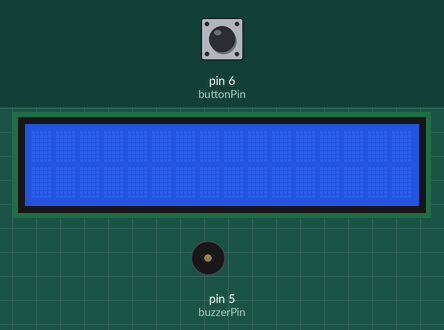
Recording of a sketch running on a simulated Arduino Uno, built with avr-gcc and run on an emulated ATmega328P. Shown: 16×2 character LCD, buzzer (waves = sounding). Inputs (shaded band) come from the test bench; at power-on: pin 6 (buttonPin) HIGH. What the sketch prints to the serial monitor is not drawn.

Above: at 1.2 s.
1.3 s: pin 6 (buttonPin) pulled LOW for 0.15 s
At 3.0 s:
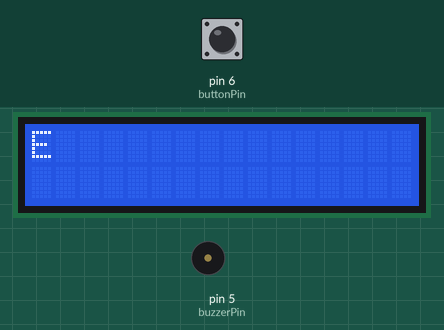
3.5 s: pin 6 (buttonPin) pulled LOW for 0.15 s
At 4.8 s:
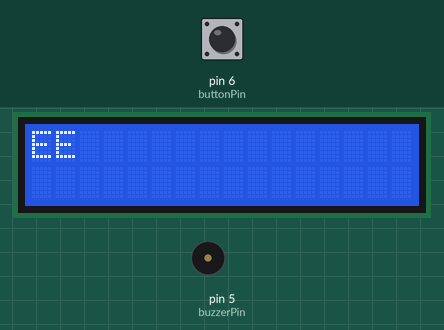
5.7 s: pin 6 (buttonPin) pulled LOW for 0.15 s
At 7.6 s:
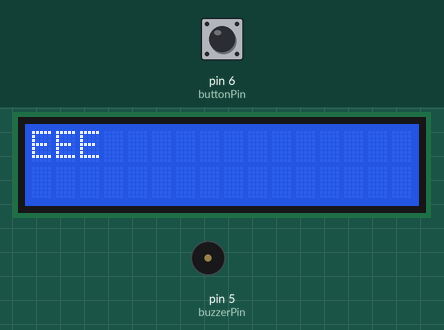
7.9 s: pin 6 (buttonPin) pulled LOW for 0.15 s
At 9.3 s:
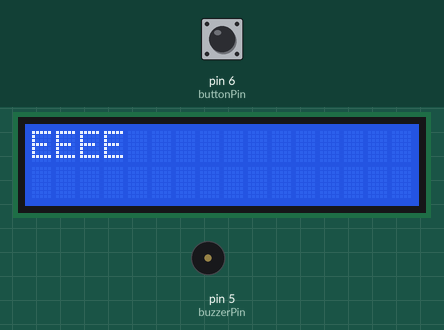
10.1 s: pin 6 (buttonPin) pulled LOW for 0.15 s
At 12.0 s:
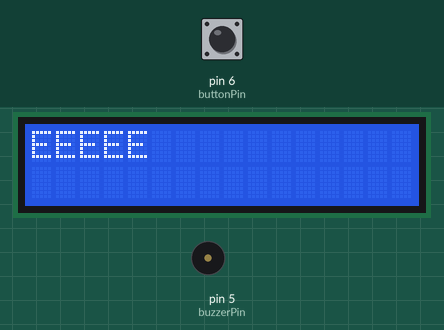
12.3 s: pin 6 (buttonPin) pulled LOW for 0.15 s
At 13.8 s:
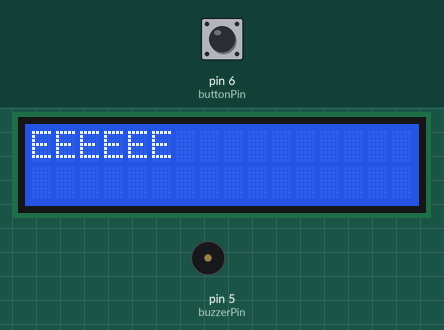
Timing chart, 0 to 15.3 s (numbered marks = the images above; inputs shaded):
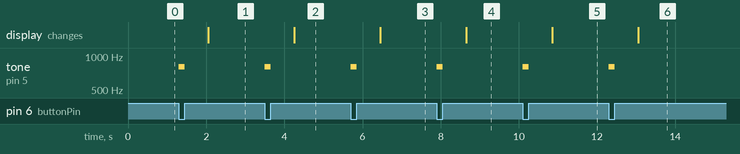

The sketch:

Morse-Bond-Code.ino
```cpp
#include <LiquidCrystal.h>

/* the duration of a dot is the reference unit of time
 * dash is three times the duration of a dot
 * time between dots and dashes within a character is the duration of a dot
 * time between characters is three times the duration of a dot
 * time between words must be seven times the duration of a dot
 */

const char CLEAR = 0;
const char DOT = 1;
const char DASH = 2;
const char alphabet[26][6] = {
  { 'A', DOT, DASH, CLEAR, CLEAR, CLEAR},
  { 'B', DASH, DOT, DOT, DOT, CLEAR},
  { 'C', DASH, DOT, DASH, DOT, CLEAR},
  { 'D', DASH, DOT, DOT, CLEAR, CLEAR},
  { 'E', DOT, CLEAR, CLEAR, CLEAR, CLEAR},
  { 'F', DOT, DOT, DASH, DOT, CLEAR},
  { 'G', DASH, DASH, DOT, CLEAR, CLEAR},
  { 'H', DOT, DOT, DOT, DOT, CLEAR},
  { 'I', DOT, DOT, CLEAR, CLEAR, CLEAR},
  { 'J', DOT, DASH, DASH, DASH, CLEAR},
  { 'K', DASH, DOT, DASH, CLEAR, CLEAR},
  { 'L', DOT, DASH, DOT, DOT, CLEAR},
  { 'M', DASH, DASH, CLEAR, CLEAR, CLEAR},
  { 'N', DASH, DOT, CLEAR, CLEAR, CLEAR},
  { 'O', DASH, DASH, DASH, CLEAR, CLEAR},
  { 'P', DOT, DASH, DASH, DOT, CLEAR},
  { 'Q', DASH, DASH, DOT, DASH, CLEAR},
  { 'R', DOT, DASH, DOT, CLEAR, CLEAR},
  { 'S', DOT, DOT, DOT, CLEAR, CLEAR},
  { 'T', DASH, CLEAR, CLEAR, CLEAR, CLEAR},
  { 'U', DOT, DOT, DASH, CLEAR, CLEAR},
  { 'V', DOT, DOT, DOT, DASH, CLEAR},
  { 'W', DOT, DASH, DASH, CLEAR, CLEAR},
  { 'X', DASH, DOT, DOT, DASH, CLEAR},
  { 'Y', DASH, DOT, DASH, DASH, CLEAR},
  { 'Z', DASH, DASH, DOT, DOT, CLEAR}
};

const unsigned long dotDuration = 200; // duration [ms] of a dot; basic time unit
const unsigned long tolerance = 200; // duration that dash, dot or gap may deviate from the ideal length
const unsigned long dashDuration = 2.2 * dotDuration;
const unsigned long shortGap = dotDuration;
const unsigned long mediumGap = 3 * dotDuration;
const unsigned long longGap = 5 * dotDuration;

// current state of the button
enum State {
  UP = 0,
  DOWN = 1
} state;

// time index of the last button state change
unsigned long lastChange;

// duration of the last button press
unsigned long downDuration;

// dash-dot-sequence of the current character
char character[5];

// index of the next dot/dash in the current character
int characterIndex;

// the next thing to do
enum Action {
  START = 0,
  READ_DASHDOT = 1,
  READ_CHARACTER = 2
} action;

// pin to which the button is connected
int buttonPin = 6;
// pin to which the buzzer is connected
int buzzerPin = 5;

LiquidCrystal lcd(7, 8, 9, 10, 11, 12);

const int LCD_COLS = 16;  // Number of columns on the LCD
const int LCD_ROWS = 2;    // Number of rows on the LCD

int currentCol = 0;  // Track the current column
int currentRow = 0;  // Track the current row

// Define the unique space sequence (e.g., "....")
const char spaceSequence[5] = {DOT, DOT, DOT, DOT, DOT}; // Four dots

// Define the delete sequence (e.g., ".....")
const char deleteSequence[5] = {DASH, DOT, DOT, DOT, DOT}; // Five dots for deletion

void setup() {
  Serial.begin(9600);

  lcd.begin(LCD_COLS, LCD_ROWS);  // Initialize the LCD
  pinMode(buttonPin, INPUT_PULLUP);

  state = UP;
  characterIndex = 0;
  downDuration = 0;
  lastChange = 0;
  action = START;
}

void printCharacterToLCD(char c) {
  lcd.setCursor(currentCol, currentRow);  // Set cursor to current position
  lcd.print(c);  // Print the character

  // Move to the next column
  currentCol++;

  // If we reach the end of the current line, move to the next line
  if (currentCol >= LCD_COLS) {
    currentCol = 0;  // Reset to first column
    currentRow++;    // Move to the next row

    // If we reach the last row, wrap back to the top or clear the display
    if (currentRow >= LCD_ROWS) {
      currentRow = 0;    // Wrap back to the first row
      lcd.clear();       // Optionally clear the display
    }
  }
}

// Remove the last character from the LCD
void deleteLastCharacter() {
  if (currentCol == 0 && currentRow == 0) {
    // No characters to delete, LCD is empty
    return;
  }

  // Move back one column (or row if needed)
  if (currentCol == 0) {
    currentRow--;
    currentCol = LCD_COLS - 1;  // Move to last column of previous row
  } else {
    currentCol--;
  }

  lcd.setCursor(currentCol, currentRow);  // Set cursor to position of the last character
  lcd.print(" ");  // Overwrite with a space
  lcd.setCursor(currentCol, currentRow);  // Set cursor back to this position
}

// reset the dash-dot-sequence of the current character
void clearCharacter() {
  characterIndex = 0;
  for (int i = 0; i < 5; ++i) {
    character[i] = CLEAR;
  }
}

// Check if the current character matches the space sequence
bool isSpaceSequence() {
  for (int i = 0; i < 5; ++i) {
    if (character[i] != spaceSequence[i]) {
      return false;
    }
  }
  return true;
}

// Check if the current sequence is the delete sequence
bool isDeleteSequence() {
  for (int i = 0; i < 5; ++i) {
    if (character[i] != deleteSequence[i]) {
      return false;
    }
  }
  return true;
}

// determine the next dash or dot in the dash-dot sequence of the current character
void readDashDot() {
  Serial.print("Down duration was: ");
  Serial.println(downDuration);

  if (downDuration >= dashDuration - tolerance && downDuration < dashDuration + tolerance) {
    character[characterIndex] = DASH;
    Serial.println("DASH");
    characterIndex++;
  } else if (downDuration >= dotDuration - tolerance && downDuration < dotDuration + tolerance) {
    character[characterIndex] = DOT;
    Serial.println("DOT");
    characterIndex++;
  } else {
    Serial.println("Down duration unrecognized");
  }
}

// interpret the current dash-dot-sequence as a character
char readCharacter() {
  // Check if the sequence matches the space sequence
  if (isSpaceSequence()) {
    return ' ';  // Return space if sequence matches
  }

  // Check if the sequence matches the delete sequence
  if (isDeleteSequence()) {
    deleteLastCharacter();  // Call delete function
    return 0;  // Return 0 since no character should be printed
  }

  bool found;
  for (int i = 0; i < 26; ++i) {
    found = true;
    for (int j = 0; found && j < 5; ++j) {
      if (character[j] != alphabet[i][j + 1]) {
        found = false;
      }
    }
    if (found) {
      return alphabet[i][0];
    }
  }
  return 0;
}

void loop() {
  State newState = digitalRead(buttonPin) ? UP : DOWN;

  // If the button is pressed, play a tone
  if (newState == DOWN) {
    tone(buzzerPin, 800);
  } else {
    noTone(buzzerPin);
  }

  if (newState == state) {
    if (newState == UP) {
      unsigned long upDuration = (millis() - lastChange);

      if (action == READ_DASHDOT && upDuration >= shortGap - tolerance && upDuration < mediumGap) {
        readDashDot();
        action = READ_CHARACTER;
      }
      else if (action == READ_CHARACTER && upDuration >= mediumGap && upDuration < longGap) {
        char c = readCharacter();
        if (c != 0) {
          Serial.print("Read character: ");
          Serial.println(c);
          printCharacterToLCD(c);  // Use the new function to print the character to the correct line
        } else {
          Serial.println("Unrecognized character");
        }
        clearCharacter();
        action = READ_DASHDOT;
      }
    } else {
      downDuration = (millis() - lastChange);
      if (downDuration > longGap) {
        // Clear LCD when button is pressed for a long duration
        lcd.clear();
        Serial.println("LCD cleared due to long button press");
        currentCol = 0;
        currentRow = 0;
      }
    }
  } else {
    if (state == UP && newState == DOWN) {
      downDuration = 0;
    }
    lastChange = millis();
    state = newState;
    action = READ_DASHDOT;
  }
}
```

Measured:
- after the input at 1.3 s, tone on pin 5 (buzzerPin): silent → 800 Hz at once, → silent 0.15 s later; the display: changes after 0.75 s (image 1)
- after the input at 3.5 s, tone on pin 5 (buzzerPin): silent → 800 Hz at once, → silent 0.15 s later; the display: changes after 0.75 s (image 2)
- after the input at 5.7 s, tone on pin 5 (buzzerPin): silent → 800 Hz at once, → silent 0.15 s later; the display: changes after 0.75 s (image 3)
- after the input at 7.9 s, tone on pin 5 (buzzerPin): silent → 800 Hz at once, → silent 0.15 s later; the display: changes after 0.75 s (image 4)
- after the input at 10.1 s, tone on pin 5 (buzzerPin): silent → 800 Hz at once, → silent 0.15 s later; the display: changes after 0.75 s (image 5)
- after the input at 12.3 s, tone on pin 5 (buzzerPin): silent → 800 Hz at once, → silent 0.15 s later; the display: changes after 0.75 s (image 6)
